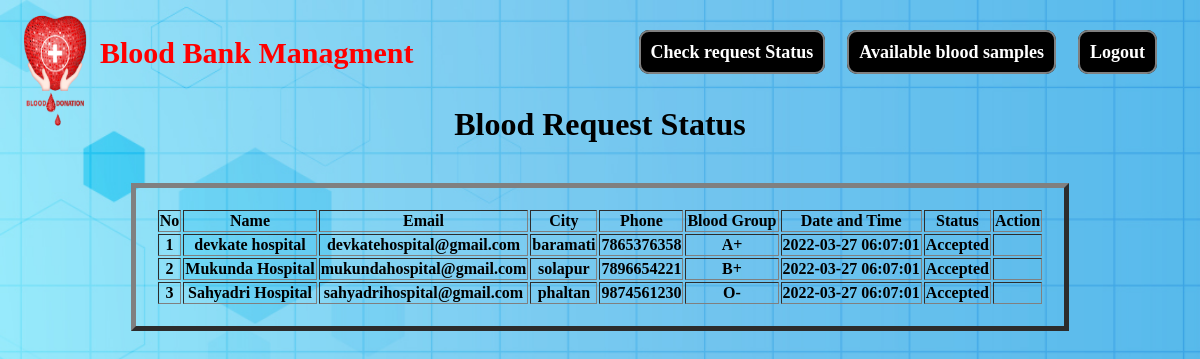
/sentrequest.php (signed in), run on the app's committed database.
### tables this page shows
CREATE TABLE `bloodrequest` (
  `reqid` int(11) NOT NULL,
  `hid` int(11) NOT NULL,
  `rid` int(11) NOT NULL,
  `bg` varchar(11) NOT NULL,
  `status` varchar(100) NOT NULL DEFAULT 'Pending',
  `cdate` timestamp NOT NULL DEFAULT current_timestamp() ON UPDATE current_timestamp()
);

CREATE TABLE `hospitals` (
  `id` int(11) NOT NULL,
  `hname` varchar(100) NOT NULL,
  `hemail` varchar(100) NOT NULL,
  `hpassword` varchar(100) NOT NULL,
  `hphone` varchar(100) NOT NULL,
  `hcity` varchar(100) NOT NULL
);

### message.php (called while the page is built, shortened)
<?php $counter=0; if(isset($_GET['msg'])) { ?>
	<div class="" id="message">
		<button type="button" class="close" data-dismiss="alert" title="close">&times;</button><?php echo $_GET['msg'];?>
	</div>
<?php }?>

### sentrequest.php (the view, shortened to what this page needs)
<?php
require 'file/connection.php';
  if(!isset($_SESSION['rid']))
  {
  header('location:rlogin.php');
  }
  else {
    $rid = $_SESSION['rid'];
    $sql = "select bloodrequest.*, hospitals.* from bloodrequest, hospitals where rid='$rid' && bloodrequest.hid=hospitals.id";
    $result = mysqli_query($conn, $sql);
?>
<!DOCTYPE html>
<html>
<body>
	<?php require 'header.php'; ?>
		<?php require 'message.php'; ?>
	<table style="text-align:center; margin:40px auto; padding:20px;" border="5">
	<h1 align="center" style="margin:20px;">Blood Request Status</h1>
		<tr>
			<th>No</th>
			<th>Name</th>
			<th>Email</th>
			<th>City</th>
			<th>Phone</th>
			<th>Blood Group</th>
			<th>Date and Time</th>
			<th>Status</th>
			<th>Action</th>
		</tr>
		<?php while($row = mysqli_fetch_array($result)) { ?>
		<tr>
			<td><?php echo ++$counter;?></td>
			<td><?php echo $row['hname'];?></td>
			<td><?php echo $row['hemail'];?></td>
			<td><?php echo $row['hcity'];?></td>
			<td><?php echo $row['hphone'];?></td>
			<td><?php echo $row['bg'];?></td>
			<td><?php echo $row['cdate'];?></td>
			<td><?php echo $row['status'];?></td>
			<td><?php if($row['status'] == 'Accepted'){ ?>
			<?php }
			else{ ?>
				<a href="file/cancel.php?reqid=<?php echo $row['reqid'];?>" style="color:red;">Cancel</a>
			<?php } ?>
			</td>
		</tr>
		<?php } ?>
	</table>
</body>
</html>
<?php } ?>

### practice.css (style rules this page uses)
body { color: black; font-weight: bold; margin: 0px; padding: 0px; background: url(image/background1.jpg) no-repeat center center fixed; -webkit-background-size: cover; -moz-background-size: cover; -o-background-size: cover; background-size: cover; }

### data on the page
bloodrequest: hospitals.hname "devkate hospital", hospitals.hemail "devkatehospital@gmail.com", hospitals.hcity "baramati", hospitals.hphone "7865376358", bg "A+", cdate "2022-03-27 06:07:01", status "Accepted"
bloodrequest: hospitals.hname "Mukunda Hospital", hospitals.hemail "mukundahospital@gmail.com", hospitals.hcity "solapur", hospitals.hphone "7896654221", bg "B+", cdate "2022-03-27 06:07:01", status "Accepted"
bloodrequest: hospitals.hname "Sahyadri Hospital", hospitals.hemail "sahyadrihospital@gmail.com", hospitals.hcity "phaltan", hospitals.hphone "9874561230", bg "O-", cdate "2022-03-27 06:07:01", status "Accepted"
